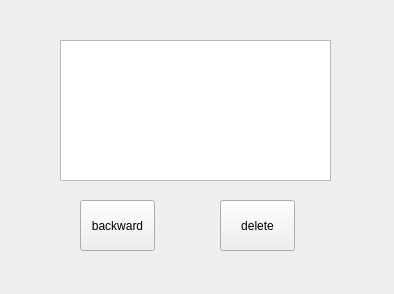
<?xml version="1.0" encoding="UTF-8"?>
<ui version="4.0">
 <class>Widget</class>
 <widget class="QWidget" name="Widget">
  <property name="geometry">
   <rect>
    <x>0</x>
    <y>0</y>
    <width>394</width>
    <height>294</height>
   </rect>
  </property>
  <property name="windowTitle">
   <string>Widget</string>
  </property>
  <widget class="QPushButton" name="button_back">
   <property name="geometry">
    <rect>
     <x>80</x>
     <y>200</y>
     <width>75</width>
     <height>51</height>
    </rect>
   </property>
   <property name="text">
    <string>backward</string>
   </property>
  </widget>
  <widget class="QTextEdit" name="textEdit">
   <property name="geometry">
    <rect>
     <x>60</x>
     <y>40</y>
     <width>271</width>
     <height>141</height>
    </rect>
   </property>
  </widget>
  <widget class="QPushButton" name="button_delete">
   <property name="geometry">
    <rect>
     <x>220</x>
     <y>200</y>
     <width>75</width>
     <height>51</height>
    </rect>
   </property>
   <property name="text">
    <string>delete</string>
   </property>
  </widget>
 </widget>
 <layoutdefault spacing="6" margin="11"/>
 <resources/>
 <connections/>
</ui>
